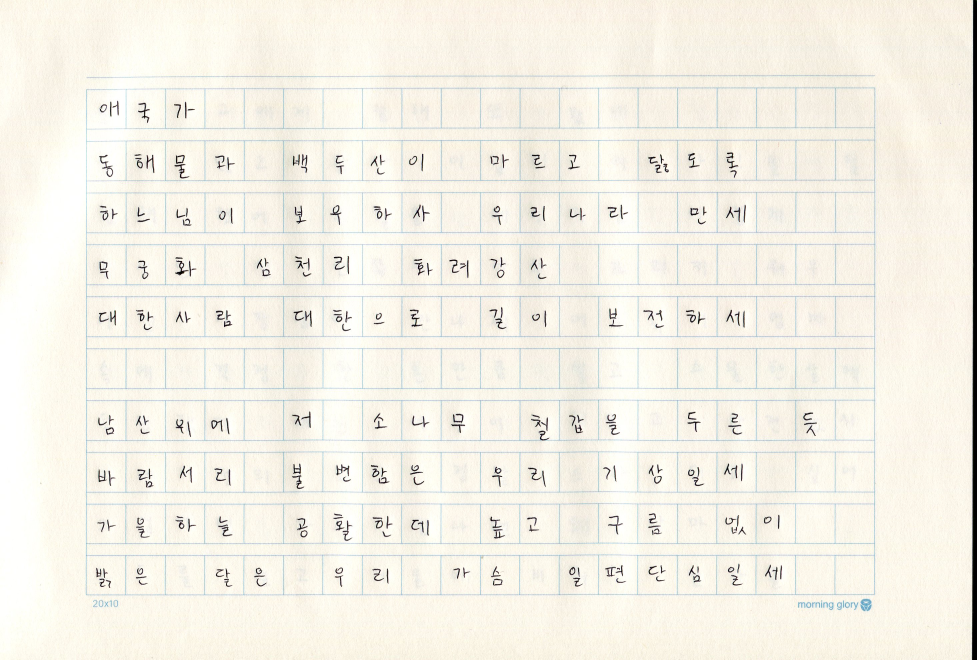
#> input picture 1.jpg, 2931 x 1978 px (shown at 1/3 size)
$ python run.py 1.jpg
#> lines starting #> are read from the running program, lines starting #| are printed output that depends on the picture; after the words box and inside, x2 and y2 are one past the last pixel; in counts of white or black regions, pixels touching at a corner belong together
import cv2
import numpy as np
import sys
from pathlib import Path

adjust_size = 500
rho_threshold = 10
theta_threshold = 30*np.pi/180
group_threshold = 15*np.pi/180
missing_threshold = 1.2

def angle_diff(theta1, theta2):
    return min(abs(theta1 - theta2), abs(theta1+np.pi - theta2), abs(theta1-np.pi - theta2))

def dist_diff(rho1, rho2):
    return abs(abs(rho1) - abs(rho2))

# 이미지 읽어오기
file_path = sys.argv[1]
orig_img = cv2.imread(file_path)
#> orig_img is the input picture: shape (1978, 2931, 3); mean B, G, R 230.8, 241.1, 244.4

# 이미지 Resize
height, width, _ = orig_img.shape
img = cv2.resize(orig_img, dsize=(adjust_size, adjust_size), interpolation=cv2.INTER_AREA)
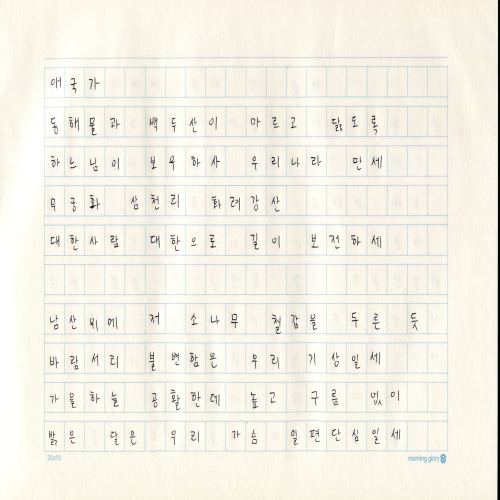
#> img: shape (500, 500, 3); mean B, G, R 230.8, 241.1, 244.4

# 이미지 흑백 변환
gray = cv2.cvtColor(img, cv2.COLOR_BGR2GRAY)

# 이미지 프로세싱
edges = cv2.Canny(gray, 45, 150, apertureSize=3)
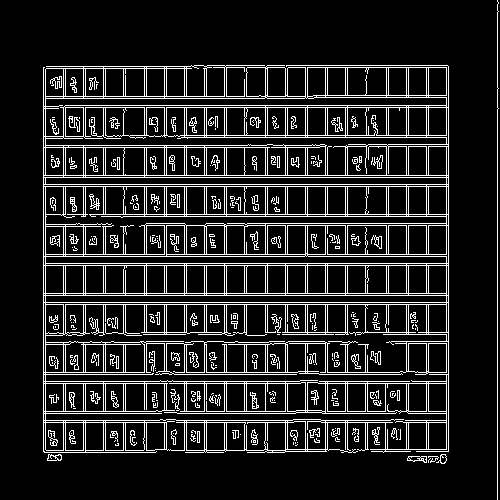
#> edges: shape (500, 500); 13.3% white in thin lines or dots

kernel = np.ones((3, 3), np.uint8)
edges = cv2.dilate(edges, kernel, iterations=1)
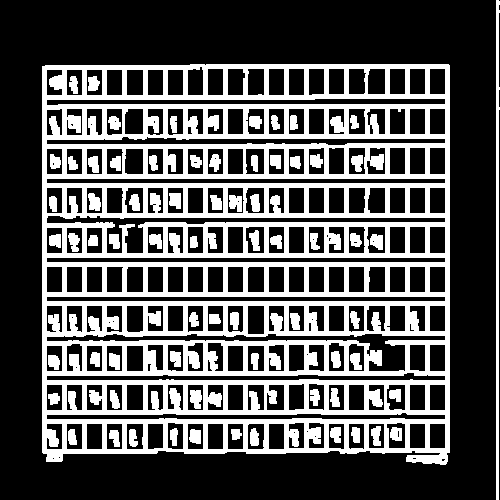
#> edges: shape (500, 500); 33.5% white; 69 white regions, largest, box (x1, y1, x2, y2) and area: (42, 64, 450, 465) 73554, (496, 0, 500, 500) 1513, (190, 390, 202, 409) 181

kernel = np.ones((5, 5), np.uint8)
edges = cv2.erode(edges, kernel, iterations=1)
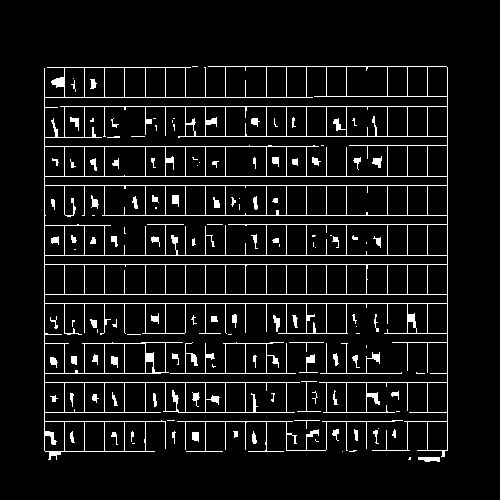
#> edges: shape (500, 500); 7.3% white in thin lines or dots, all inside (x1, y1, x2, y2) = (44, 66, 448, 462)

# 직선 추출
lines = cv2.HoughLines(edges, 1, 0.5*np.pi/180, 150)
#> lines = 47 rows, first 8: [176, 1.57], [185, 1.57], [255, 1.57], [264, 1.57], [294, 1.57], [303, 1.57], [106, 1.57], [382, 1.57]

if not lines.any():
    print('No lines were found')
    exit()

# 유사한 직선들 하나로 통합
filtered_lines = []

# how many lines are similar to a given one
similar_lines = {i : [] for i in range(len(lines))}
#> similar_lines = 47 items
for i in range(len(lines)):
    for j in range(len(lines)):
        if i == j:
            continue
        rho_i, theta_i = lines[i][0]
        rho_j, theta_j = lines[j][0]
        if dist_diff(rho_i, rho_j) < rho_threshold and angle_diff(theta_i, theta_j) < theta_threshold:
            similar_lines[i].append(j)
#> this loop made 47 passes

# ordering the INDECES of the lines by how many are similar to them
indices = [i for i in range(len(lines))]
#> indices = 47 values from 0 to 46
indices.sort(key=lambda x : len(similar_lines[x]))

# line flags is the base for the filtering
line_flags = len(lines)*[True]
#> line_flags = 47 items, first 6: True, True, True, True, True, True
for i in range(len(lines) - 1):
    if not line_flags[indices[i]]:
        continue

    for j in range(i + 1, len(lines)):
        if not line_flags[indices[j]]:
            continue

        rho_i,theta_i = lines[indices[i]][0]
        rho_j,theta_j = lines[indices[j]][0]
        if dist_diff(rho_i, rho_j) < rho_threshold and angle_diff(theta_i, theta_j) < theta_threshold:
            line_flags[indices[j]] = False
#> this loop made 46 passes
#> after the loop, line_flags = 47 items, first 6: True, False, True, False, True, False

# filtering
for i in range(len(lines)):
    if line_flags[i]:
        filtered_lines.append(lines[i])
#> after the loop, filtered_lines = 35 items, first 6: [[176, 1.57]], [[255, 1.57]], [[294, 1.57]], [[106, 1.57]], [[382, 1.57]], [[447, 0]]

# 가로/세로 직선 그룹핑
similar_lines = {i : set() for i in range(len(filtered_lines))}
#> similar_lines = 35 items
for i in range(len(filtered_lines)):
    for j in range(len(filtered_lines)):
        if i == j:
            continue
        rho_i, theta_i = filtered_lines[i][0]
        rho_j, theta_j = filtered_lines[j][0]
        if angle_diff(theta_i, theta_j) < group_threshold:
            similar_lines[i].add(j)
#> this loop made 35 passes
groupped_lines = set()
#> groupped_lines = 0 items
groups = []
for i, line in enumerate(filtered_lines):
    if i in groupped_lines:
        group_idx = [j for j, g in enumerate(groups) if i in g][0]
    else:
        groups.append(set())
        group_idx = len(groups) - 1
    groupped_lines.add(i)
    groups[group_idx] |= similar_lines[i]
    groups[group_idx].add(i)
    groupped_lines |= groups[group_idx]
#> this loop made 35 passes
#> (line, group_idx) on passes 1 to 8: ([[176, 1.57]], 0), ([[255, 1.57]], 0), ([[294, 1.57]], 0), ([[106, 1.57]], 0), ([[382, 1.57]], 0), ([[447, 0]], 1), ([[44, 0]], 1), ([[215, 1.57]], 0)
#> after the loop, groups = 3 items
groups.sort(key=len)
height_groups, width_groups = groups[-2:]
#> height_groups = 14 items; width_groups = 20 items

width_lines = [filtered_lines[i][0] for i in width_groups]
#> width_lines = [[447, 0], [44, 0], [427, 0], [286, 0], [64, 0], [84, 0], [104, 0], [205, 0], [346, 0], [145, 0], [225, 0], [407, 0], [165, 0], [185, 0], [306, 0], [326, 0], [266, 0], [245, 0], [387, 0], [124, 0]]
height_lines = [filtered_lines[i][0] for i in height_groups]
#> height_lines = [[176, 1.57], [255, 1.57], [294, 1.57], [106, 1.57], [382, 1.57], [215, 1.57], [412, 1.57], [136, 1.57], [66, 1.57], [333, 1.57], [451, 1.57], [148, 1.56], [343, 1.57], [423, 1.56]]
if np.abs(width_lines[0][1]) < np.abs(height_lines[0][1]):
    width_lines, height_lines = height_lines, width_lines
#> width_lines has the same summary as height_lines; height_lines has the same summary as width_lines

# 직선 거리 순 정렬 및 거리차 계산
width_lines = sorted(width_lines, key=lambda l: abs(l[0]))
#> width_lines = [[66, 1.57], [106, 1.57], [136, 1.57], [148, 1.56], [176, 1.57], [215, 1.57], [255, 1.57], [294, 1.57], [333, 1.57], [343, 1.57], [382, 1.57], [412, 1.57], [423, 1.56], [451, 1.57]]
height_lines = sorted(height_lines, key=lambda l: abs(l[0]))
#> height_lines = [[44, 0], [64, 0], [84, 0], [104, 0], [124, 0], [145, 0], [165, 0], [185, 0], [205, 0], [225, 0], [245, 0], [266, 0], [286, 0], [306, 0], [326, 0], [346, 0], [387, 0], [407, 0], [427, 0], [447, 0]]

width_adj_dists = [dist_diff(width_lines[i][0], width_lines[i-1][0]) for i in range(1, len(width_lines))]
#> width_adj_dists = [40, 30, 12, 28, 39, 40, 39, 39, 10, 39, 30, 11, 28]
height_adj_dists = [dist_diff(height_lines[i][0], height_lines[i-1][0]) for i in range(1, len(height_lines))]
#> height_adj_dists = [20, 20, 20, 20, 21, 20, 20, 20, 20, 20, 21, 20, 20, 20, 20, 41, 20, 20, 20]

width_adj_dists = sorted(width_adj_dists)
#> width_adj_dists = [10, 11, 12, 28, 28, 30, 30, 39, 39, 39, 39, 40, 40]
height_adj_dists = sorted(height_adj_dists)
#> height_adj_dists = [20, 20, 20, 20, 20, 20, 20, 20, 20, 20, 20, 20, 20, 20, 20, 20, 21, 21, 41]

line_gap = width_adj_dists[len(width_adj_dists)//6]
#> line_gap = 12
_width_adj_dists_filtered = [e for e in width_adj_dists if e > 1.5*line_gap]
line_height = _width_adj_dists_filtered[len(_width_adj_dists_filtered)//6]
#> line_height = 28
letter_width = height_adj_dists[len(height_lines)//2]
#> letter_width = 20

# 빠진 세로줄 찾기
missing_height_lines = []
for i in range(1, len(height_lines)):
    dist = dist_diff(height_lines[i][0], height_lines[i-1][0])
    angle_dist = angle_diff(height_lines[i][1], height_lines[i-1][1])
    if letter_width * (1-missing_threshold) <= dist <= letter_width * missing_threshold:
        continue
    missing_count = np.round(dist/letter_width)-1
    for j in range(1, 1+int(missing_count)):
        rho = height_lines[i-1][0] + dist*j/(1+missing_count)
        theta = height_lines[i-1][1] + angle_dist*j/(1+missing_count)
        missing_height_lines.append(np.array([rho, theta]))
#> this loop made 19 passes
#> dist on passes 1 to 8: 20, 20, 20, 20, 21, 20, 20, 20
#> after the loop, missing_height_lines = [[366.5, 0]]
height_lines += missing_height_lines
#> height_lines = [[44, 0], [64, 0], [84, 0], [104, 0], [124, 0], [145, 0], [165, 0], [185, 0], [205, 0], [225, 0], [245, 0], [266, 0], [286, 0], [306, 0], [326, 0], [346, 0], [387, 0], [407, 0], [427, 0], [447, 0], [366.5, 0]]
height_lines = sorted(height_lines, key=lambda l: abs(l[0]))
#> height_lines = [[44, 0], [64, 0], [84, 0], [104, 0], [124, 0], [145, 0], [165, 0], [185, 0], [205, 0], [225, 0], [245, 0], [266, 0], [286, 0], [306, 0], [326, 0], [346, 0], [366.5, 0], [387, 0], [407, 0], [427, 0], [447, 0]]

# 빠진 가로줄 찾기
missing_width_lines = []
is_letter_area = True
removal_idx = []
i = 0
while i < len(width_lines)-1:
    i += 1
    dist = dist_diff(width_lines[i][0], width_lines[i-1][0])
    angle_dist = angle_diff(width_lines[i][1], width_lines[i-1][1])
    expected_line_gap = np.abs(line_height - dist) > np.abs(line_gap - dist)
    dist_combination = line_height + line_gap
    is_combination = np.abs(line_height - dist) >  np.abs(dist_combination - dist)
    if i == 1 and expected_line_gap:
        removal_idx.append(0)
        continue
    if is_letter_area:
        if expected_line_gap:
            removal_idx.append(i-1)
        elif is_combination:
            rho = width_lines[i-1][0] + line_height
            theta = (width_lines[i-1][1] + width_lines[i][1])/2
            missing_width_lines.append(width_lines[i-1])
            width_lines[i-1] = np.array([rho, theta])
            is_letter_area = False
            i -= 1
        else:
            is_letter_area = False
    else:
        if is_combination:
            rho = width_lines[i-1][0] + line_gap
            theta = (width_lines[i-1][1] + width_lines[i][1])/2
            missing_width_lines.append(width_lines[i-1])
            width_lines[i-1] = np.array([rho, theta])
            i -= 1
        elif not expected_line_gap:
            missing_width_lines.append(width_lines[i-1])
            i -= 1
        is_letter_area = True
#> this loop made 20 passes
#> (i, dist, angle_dist, expected_line_gap, is_combination, rho, is_letter_area) on passes 1, 7, 9, 11, 13, 16: (0, 40, 0, False, True, 94, False), (4, 39, 0, False, True, 188, True), (5, 40, 0, False, True, 227, True), (6, 39, 0, False, True, 267, True), (7, 39, 0, False, True, 306, True), (9, 39, 0, False, True, 371, False)
#> after the loop, i = 13; missing_width_lines = [[66, 1.57], [106, 1.57], [176, 1.57], [215, 1.57], [255, 1.57], [294, 1.57], [343, 1.57]]; removal_idx = [0]; width_lines = [[94, 1.57], [106, 1.57], [136, 1.57], [148, 1.56], [188, 1.57], [227, 1.57], [267, 1.57], [306, 1.57], [333, 1.57], [371, 1.57], [382, 1.57], [412, 1.57], [423, 1.56], [451, 1.57]]
width_lines = [l for i, l in enumerate(width_lines) if i not in removal_idx]
#> width_lines = [[106, 1.57], [136, 1.57], [148, 1.56], [188, 1.57], [227, 1.57], [267, 1.57], [306, 1.57], [333, 1.57], [371, 1.57], [382, 1.57], [412, 1.57], [423, 1.56], [451, 1.57]]
width_lines += missing_width_lines
#> width_lines = [[106, 1.57], [136, 1.57], [148, 1.56], [188, 1.57], [227, 1.57], [267, 1.57], [306, 1.57], [333, 1.57], [371, 1.57], [382, 1.57], [412, 1.57], [423, 1.56], [451, 1.57], [66, 1.57], [106, 1.57], [176, 1.57], [215, 1.57], [255, 1.57], [294, 1.57], [343, 1.57]]
width_lines = sorted(width_lines, key=lambda l: abs(l[0]))
#> width_lines = [[66, 1.57], [106, 1.57], [106, 1.57], [136, 1.57], [148, 1.56], [176, 1.57], [188, 1.57], [215, 1.57], [227, 1.57], [255, 1.57], [267, 1.57], [294, 1.57], [306, 1.57], [333, 1.57], [343, 1.57], [371, 1.57], [382, 1.57], [412, 1.57], [423, 1.56], [451, 1.57]]

# Cartesian으로 변환
cartesian_width_lines = []
for line in width_lines:
    rho, theta = line
    a = np.cos(theta)
    b = np.sin(theta)
    x0 = a*rho
    y0 = b*rho
    x1 = (x0-b) * width / adjust_size
    x2 = (x0+b) * width / adjust_size
    y1 = (y0+a) * height / adjust_size
    y2 = (y0-a) * height / adjust_size
    cartesian_width_lines.append(np.array([[x1, y1], [x2, y2]]))
#> this loop made 20 passes
#> (rho, theta, a, x0, y0, x1, x2, y1) on passes 1 to 7: (66, 1.57, -4.37e-08, -2.88e-06, 66, -5.86, 5.86, 261.1), (106, 1.57, -4.37e-08, -4.63e-06, 106, -5.86, 5.86, 419.3), (106, 1.57, -4.37e-08, -4.63e-06, 106, -5.86, 5.86, 419.3), (136, 1.57, -4.37e-08, -5.94e-06, 136, -5.86, 5.86, 538), (148, 1.56, 0.00873, 1.29, 148, 1.71, 13.43, 585.5), (176, 1.57, -4.37e-08, -7.69e-06, 176, -5.86, 5.86, 696.3), (188, 1.57, -4.37e-08, -8.22e-06, 188, -5.86, 5.86, 743.7)
#> after the loop, cartesian_width_lines = 20 items, first 6: [[-5.86, 261.1], [5.86, 261.1]], [[-5.86, 419.3], [5.86, 419.3]], [[-5.86, 419.3], [5.86, 419.3]], [[-5.86, 538], [5.86, 538]], [[1.71, 585.5], [13.43, 585.4]], [[-5.86, 696.3], [5.86, 696.3]]

cartesian_height_lines = []
for line in height_lines:
    rho, theta = line
    a = np.cos(theta)
    b = np.sin(theta)
    x0 = a*rho
    y0 = b*rho
    x1 = (x0-b) * width / adjust_size
    x2 = (x0+b) * width / adjust_size
    y1 = (y0+a) * height / adjust_size
    y2 = (y0-a) * height / adjust_size
    cartesian_height_lines.append(np.array([[x1, y1], [x2, y2]]))
#> this loop made 21 passes
#> (line, rho, x0, x1, x2) on passes 1 to 8: ([44, 0], 44, 44, 257.9, 257.9), ([64, 0], 64, 64, 375.2, 375.2), ([84, 0], 84, 84, 492.4, 492.4), ([104, 0], 104, 104, 609.6, 609.6), ([124, 0], 124, 124, 726.9, 726.9), ([145, 0], 145, 145, 850, 850), ([165, 0], 165, 165, 967.2, 967.2), ([185, 0], 185, 185, 1084.5, 1084.5)

# 박스 구하기
def order_points(pts):
    rect = np.zeros((4, 2), dtype = "float32")
    s = pts.sum(axis = 1)
    rect[0] = pts[np.argmin(s)]
    rect[2] = pts[np.argmax(s)]
    diff = np.diff(pts, axis = 1)
    rect[1] = pts[np.argmin(diff)]
    rect[3] = pts[np.argmax(diff)]
    return rect

# [17 lines left out: function four_point_transform, not called in this run]

def perp(a) :
    b = np.empty_like(a)
    b[0] = -a[1]
    b[1] = a[0]
    return b

def seg_intersect(a1, a2, b1, b2) :
    da = a2-a1
    db = b2-b1
    dp = a1-b1
    dap = perp(da)
    denom = np.dot(dap, db)
    num = np.dot(dap, dp)
    return (num / denom.astype(float))*db + b1

boxes = []

for i_width in range(0, len(cartesian_width_lines)-1, 2):
    for i_height in range(len(cartesian_height_lines)-1):
        a1, a2 = cartesian_width_lines[i_width]
        b1, b2 = cartesian_height_lines[i_height]
        p1 = seg_intersect(a1, a2, b1, b2)

        a1, a2 = cartesian_width_lines[i_width+1]
        b1, b2 = cartesian_height_lines[i_height]
        p2 = seg_intersect(a1, a2, b1, b2)

        a1, a2 = cartesian_width_lines[i_width]
        b1, b2 = cartesian_height_lines[i_height+1]
        p3 = seg_intersect(a1, a2, b1, b2)

        a1, a2 = cartesian_width_lines[i_width+1]
        b1, b2 = cartesian_height_lines[i_height+1]
        p4 = seg_intersect(a1, a2, b1, b2)

        rect = order_points(np.array([p1, p2, p3, p4]))
        tl, _, br, _ = rect
        boxes.append((tl, br))
#> this loop made 10 passes
#> i_width on passes 3 to 10: 4, 6, 8, 10, 12, 14, 16, 18
print(boxes)
#> (printed output is left out)
'''
        boxes.append(four_point_transform(orig_img, np.array([p1, p2, p3, p4])))

# 박스 이미지 프로세싱 및 저장
Path("output").mkdir(exist_ok=True)
box_num = 1
for box in boxes:
    box = cv2.cvtColor(box, cv2.COLOR_BGR2GRAY)
    _, box = cv2.threshold(box, 200, 255, cv2.THRESH_BINARY)
    h, w = box.shape
    box = box[h//16:-h//16, w//10:-w//10]
    h, w = box.shape
    inner_box = box[h//4:-h//4, w//4:-w//4]
    if np.sum(inner_box < 200) > 0:
        n = str(box_num).zfill(1+np.log10(len(boxes)).astype(int))
        cv2.imwrite(f'output/box-{n}.jpg', box)
        box_num += 1

# 원본 사진에 직선 그리기 (Optional)
def draw(line, color):
    rho,theta = line
    a = np.cos(theta)
    b = np.sin(theta)
    x0 = a*rho
    y0 = b*rho
    x1 = int((x0 + 1000*(-b)) * width / adjust_size)
    y1 = int((y0 + 1000*(a)) * height / adjust_size)
    x2 = int((x0 - 1000*(-b)) * width / adjust_size)
    y2 = int((y0 - 1000*(a)) * height / adjust_size)
    cv2.line(orig_img, (x1,y1) , (x2,y2), color, 2)

for line in width_lines:
    draw(line, (0, 0, 150))
for line in height_lines:
    draw(line, (150, 0, 0))

cv2.imwrite('converted.jpg', orig_img)
'''
